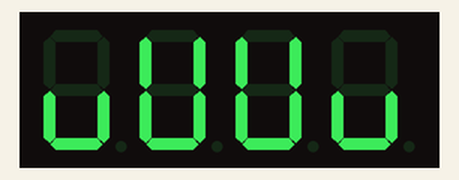
Bench run of a sketch on a simulated Arduino Uno, built with avr-gcc and run on an emulated ATmega328P. Shown: 4-digit seven-segment display. Wiring (inferred from the names in the program): 4-digit 7-segment display, segments lit when HIGH: segments pin 2, pin 3, pin 4, pin 5, pin 6, pin 7, pin 8, pin 9; digit selects pin 10, pin 11, pin 12, pin 13. The segment pins are drawn as the display they are named for.

Above: at 0.1 s.
At 0.63 s:
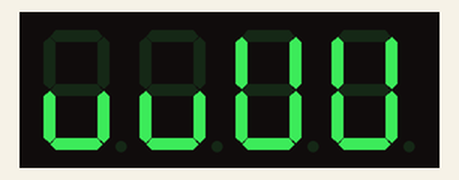

Measured:
- by itself, everything shown: repeats every 0.40 s, in 4 steps

The sketch:

segment.ino
```cpp
//by djamaatul //

byte number[28]{
               0b00111111, //0
               0b00000110, //1
               0b01011011, //2
               0b01001111, //3
               0b01100110, //4
               0b01101101, //5
               0b01111101, //6
               0b00000111, //7
               0b01111111, //8
               0b01101111, //9
               0b01110111, //a
               0b01111100, //b
               0b00111001, //c
               0b01011110, //d
               0b01111001, //e
               0b01110001, //f
               0b01101111, //g
               0b01110110, //h
               0b00111000, //l
               0b01011100, //o
               0b01110011, //p
               0b01100111, //q
               0b00011001, //r
               0b01111000, //t
               0b00011100, //u
               0b00111110, //v
               0b01101111, //y
               0b00000000, //NULL
               };
uint8_t pindig[]={10,11,12,13};
byte pinseg[]={2,3,4,5,6,7,8,9};

void setup() {
  Serial.begin(9600);
  for(uint8_t i = 0;i <=7 ; i++){
    pinMode(pinseg[i],OUTPUT);
  }

  for(uint8_t i = 0;i <=3 ; i++){
    pinMode(pindig[i],OUTPUT);
  }

isclear(pinseg,7,0);
isclear(pindig,3,1);

}
int counter = 0;
int start = 0;


void loop() {
//  if(counter >=100){ //counter segment 9999
//    counter =  0;
//  }else{
//   if(jeda(100)){
//    counter++;
//    }
//   }
//segPrint((String)counter);

segPrint("uvvu",1); //print Segment with String ,1 is scrolling

            //manualy per seg or digit
//setdig(digit_are); //set digit in ...
//setseg(byte of segment); set segment example :    0b01101101 that are 5
//
 }
void setdig(byte pilih){
   for(int x = 0;x<=3;x++){
   if(x ==pilih){
     digitalWrite(pindig[x],0);
     }
     else if (x != pilih){
     digitalWrite(pindig[x],1);
     }
  }
}

void setseg(uint8_t no){
  bool bitset;
    for(uint8_t i = 0 ;i <=7;i ++){
     bitset = bitRead(number[no],i);
     digitalWrite(pinseg[i],bitset);
    }
    delay(5);
}

void segPrint(String chara,bool scroll){
char is[8];
uint16_t cepat=100;
int pos;
  chara.toCharArray(is,8);
if(scroll){
  if(jeda(cepat)){
    start++;
    if(start>3){
      start = 0;
    }
  }
  setdig(start);
  pos = start;
}
  for(byte x = 0 ;x<chara.length();x++){
if(scroll){
    if(x>0){
      pos++;
      if(pos>3){
        pos = 0;
      }
      setdig(pos);
    }
}else{setdig(x);
    }

    switch(is[x]){ //character
      case 'a' : setseg(10);
      break;
      case 'b' :setseg(11);
      break;
      case 'c' :setseg(12);
      break;
      case 'd' :setseg(13);
      break;
      case 'e' :setseg(14);
      break;
      case 'f' :setseg(15);
      break;
      case 'g' :setseg(16);
      break;
      case 'h' :setseg(17);
      break;
      case 'l' :setseg(18);
      break;
      case 'o' :setseg(19);
      break;
      case 'p' :setseg(20);
      break;
      case 'q' :setseg(21);
      break;
      case 'r' :setseg(22);
      break;
      case 't' :setseg(23);
      break;
      case 'u' :setseg(24);
      break;
      case 'v' :setseg(25);
      break;
      case 'y' :setseg(25);
      break;
      case ' ' :setseg(27);
      break;
      default  :setseg(is[x]-'0'); //char to int
      break;
    }
  }
}


void isclear(String data,uint8_t ndata, uint8_t dataclear){ //hapus data array
  for(uint8_t i = 0;i <=ndata ; i++){
  digitalWrite(data[i],dataclear);
  }
}
unsigned long waktu;
unsigned long batas;
bool jeda(int sampai){ //multitask
  waktu=millis();

  if(waktu - batas > sampai){
     batas=waktu;
     return 1;
     }
  return 0;
}
```
